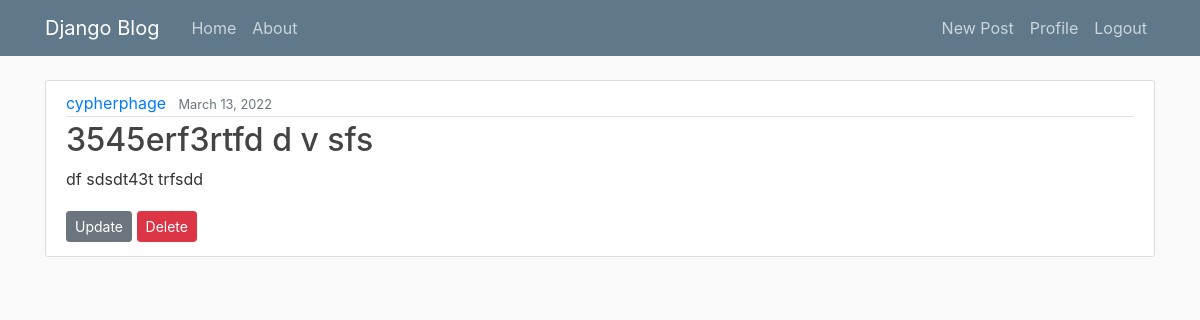
Page /post/11/ (signed in) on the committed database.
### blog/models.py (models this page shows, shortened)
class Post(models.Model):
    title = models.CharField(max_length=100)
    content = models.TextField()
    date_posted = models.DateTimeField(default=timezone.now)
    author = models.ForeignKey(User, on_delete=models.CASCADE)

### blog/views.py (the view)
# urls.py: path('post/<int:pk>/', PostDetailView.as_view(), name='post-detail'),
class PostDetailView(DetailView):
    model = Post

### blog/templates/blog/post_detail.html
{% extends "blog/base.html" %}
{% block content %}
<article class="media content-section">
    <div class="media-body">
        <div class="article-metadata">
            <a class="mr-2 text-decoration-none" href="{% url 'user-posts' object.author.username %}">{{ object.author }}</a>
            <small class="text-muted">{{ object.date_posted|date:"F d, Y" }}</small>
        </div>
        <h2 class="article-title text-decoration-none">{{ object.title }}</h2>
        <p class="article-content">{{ object.content }}</p>
        {% if object.author == user %}
                <a class="btn btn-secondary btn-sm mt-1 mb-1" href="{% url 'post-update' object.id %}">Update</a>
                <a class="btn btn-danger btn-sm mt-1 mb-1" href="{% url 'post-delete' object.id %}">Delete</a>
            {% endif %}
    </div>
</article>
{% endblock content %}

### blog/static/blog/main.css (style rules this page uses)
body { background: #fafafa; color: #333333; margin-top: 5rem; }
h1, h2, h3, h4, h5, h6 { color: #444444; }
.content-section { background: #ffffff; padding: 10px 20px; border: 1px solid #dddddd; border-radius: 3px; margin-bottom: 20px; }
.article-title { color: #444444; }
.article-content { white-space: pre-line; }
.article-metadata { padding-bottom: 1px; margin-bottom: 4px; border-bottom: 1px solid #e3e3e3 }

### rows in the picture
Post: author "cypherphage", date_posted "March 13, 2022", title "3545erf3rtfd d v sfs", content "df sdsdt43t trfsdd"
